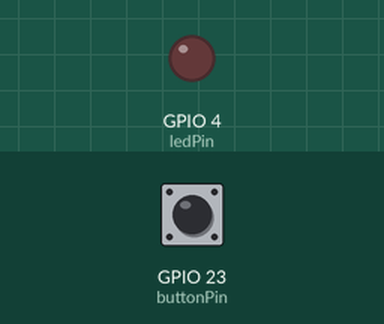
This program was run on a simulated ESP32. On the bench: output pins drawn as LEDs (lit = HIGH). Inputs (shaded band) come from the test bench; at power-on: GPIO 23 (buttonPin) HIGH.

Above: at 1.2 s.
1.3 s: GPIO 23 (buttonPin) pulled LOW for 0.15 s
At 2.4 s:
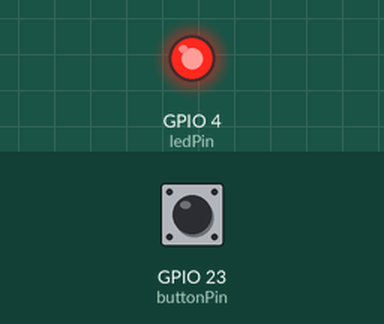
2.9 s: GPIO 23 (buttonPin) pulled LOW for 1 s
At 3.6 s:
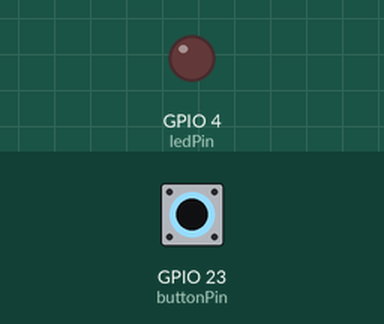
5.4 s: GPIO 23 (buttonPin) pulled LOW for 3.2 s
At 6.7 s:
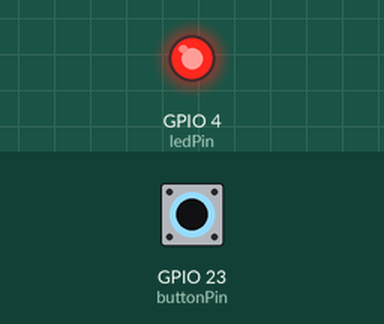
Timing chart, 0 to 8.4 s (numbered marks = the images above; inputs shaded):
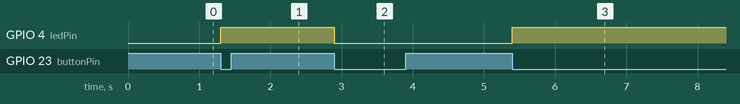

Measured:
- after the input at 1.3 s, GPIO 4 (ledPin): LOW → HIGH at once
- after the input at 2.9 s, GPIO 4 (ledPin): HIGH → LOW at once
- after the input at 5.4 s, GPIO 4 (ledPin): LOW → HIGH at once

The program:

main.cpp
```cpp
// Week3-Lecture1
// Interrupt (External Button) with Debounce
// Embedded IoT System Fall-2026

// Name: Baria
// Reg#: 24-Ntu-Cs-Fl-1099

#include <Arduino.h>

const int buttonPin = 23;
const int ledPin = 4;

volatile bool ledState = LOW;

// Debounce Timer
hw_timer_t *debounceTimer = NULL;
volatile bool debounceActive = false;


// Timer Interrupt Service Routine
void IRAM_ATTR onDebounceTimer()
{
    debounceActive = false;
}


// Button Interrupt Service Routine
void IRAM_ATTR handleButton()
{
    // Ignore button press during debounce time
    if (debounceActive)
    {
        return;
    }

    // Start debounce
    debounceActive = true;

    // Toggle LED
    ledState = !ledState;
    digitalWrite(ledPin, ledState);

    // Reset timer
    timerWrite(debounceTimer, 0);

    // Start debounce timer
    timerAlarmEnable(debounceTimer);
}


void setup()
{
    // Button uses internal pull-up resistor
    pinMode(buttonPin, INPUT_PULLUP);

    // LED as output
    pinMode(ledPin, OUTPUT);

    // Create hardware timer
    // ESP32 timer clock = 80 MHz
    // Divider = 80
    // Result = 1 MHz
    debounceTimer = timerBegin(0, 80, true);

    // Attach timer interrupt
    timerAttachInterrupt(
        debounceTimer,
        &onDebounceTimer,
        true
    );

    // Set debounce time = 50 ms
    // 50,000 microseconds = 50 ms
    timerAlarmWrite(
        debounceTimer,
        50000,
        false
    );

    // Attach button interrupt
    attachInterrupt(
        digitalPinToInterrupt(buttonPin),
        handleButton,
        FALLING
    );
}


void loop()
{
    // Main loop is free for other tasks
}

// #include <Arduino.h>

// const int buttonPin = 23;
// const int ledPin = 4;
// bool ledOn = false;

// void setup() {
//   Serial.begin(9600);
//   pinMode(buttonPin, INPUT_PULLUP);
//   pinMode(ledPin, OUTPUT);
// }

// void loop() {
//   if (digitalRead(buttonPin) == LOW) {
//     Serial.println("Button: PRESSED");
//   } else {
//     Serial.println("Button: not pressed");
//   }
//   ledOn = !ledOn;
//   digitalWrite(ledPin, ledOn);
//   delay(500);
// }
```
